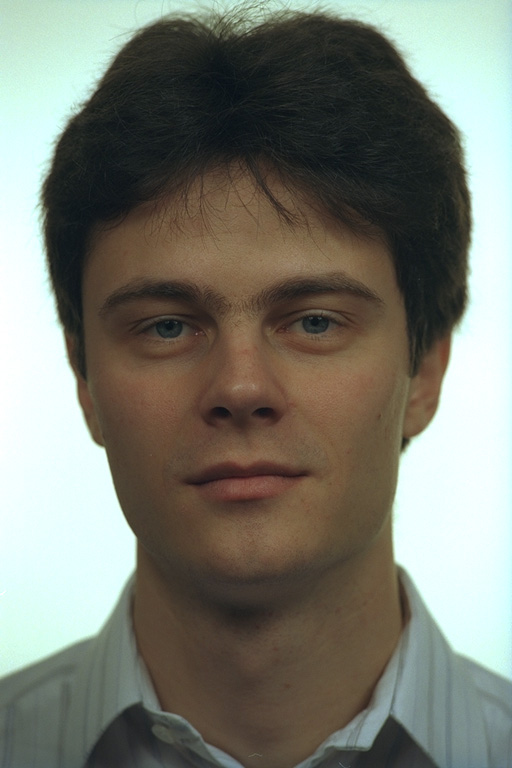
#> input picture 1/data/Images/Original Images/img_001.jpg, 512 x 768 px
$ jupyter execute Task1.ipynb
#> lines starting #> are read from the running program, lines starting #| are printed output that depends on the picture
[cell 1]
from collections import Counter
import numpy as np
import cv2
from matplotlib import pyplot as plt
import os

[cell 2]
pwd=os.getcwd()
img_path = pwd+ "/data/Images/Original Images/img_001.jpg"
img = cv2.imread(img_path, 1)
#> img is the input picture: shape (768, 512, 3); mean B, G, R 112.2, 122.3, 121.1

blue, green, red = cv2.split(img)
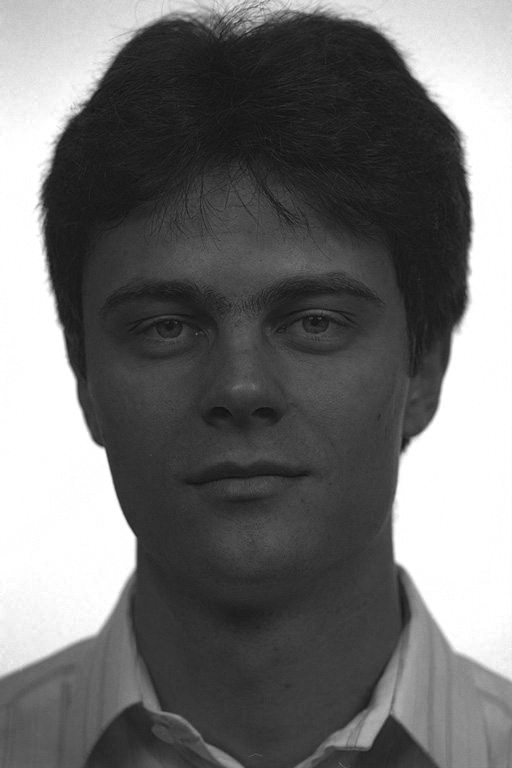
#> blue: shape (768, 512); min 15, max 255, mean 112.2
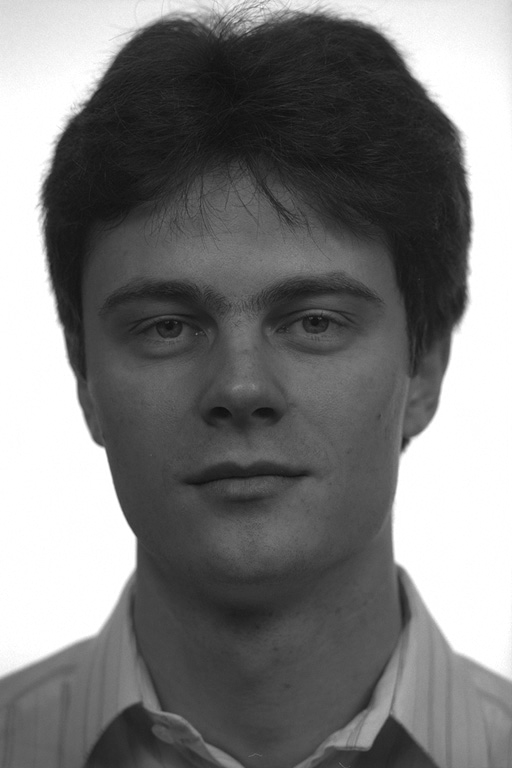
#> green: shape (768, 512); min 14, max 255, mean 122.3
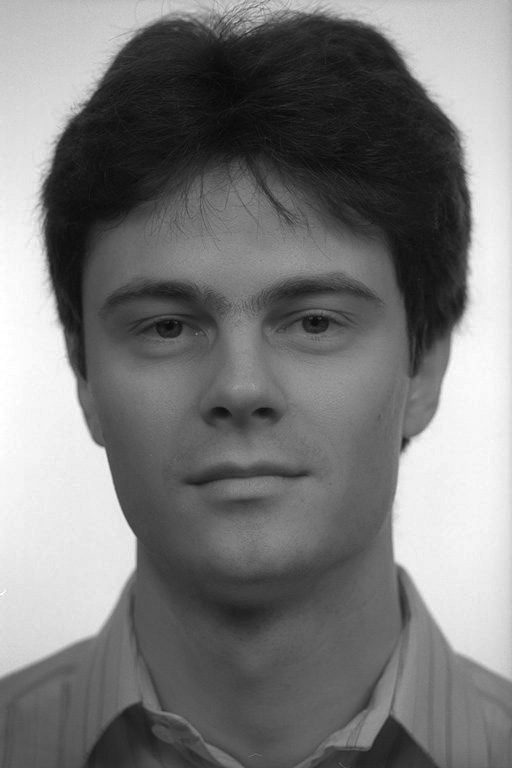
#> red: shape (768, 512); min 7, max 255, mean 121.1

[cell 3]
# Convert BGR image into RGB
def bgr2rgb(img):
    return cv2.cvtColor(img, cv2.COLOR_BGR2RGB)

def normalize(seq, input_start, input_end, output_start, output_end):
    factor = (output_end - output_start) / (input_end - input_start)
    return (output_start + factor * (seq - input_start)).astype(np.uint8)

[cell 4]
layout = (2, 3)
plt.subplot2grid(layout, (0, 1), colspan=1)
plt.imshow(bgr2rgb(img)), plt.title("Original")
plt.subplot2grid(layout, (1, 0))
plt.imshow(blue), plt.title("Blue")
plt.colorbar()
plt.subplot2grid(layout, (1, 1))
plt.imshow(green), plt.title("Green")
plt.colorbar()
plt.subplot2grid(layout, (1, 2))
plt.imshow(red), plt.title("Red")
plt.colorbar()
plt.savefig("T1-Plots/RGB_Plots.png")
plt.show()

[cell 5]
# Convert BGR image into HSV
hsv_img = cv2.cvtColor(img, cv2.COLOR_BGR2HSV)
#> hsv_img: shape (768, 512, 3); mean H, S, V 52.4, 60.1, 130.4
# Split HSV  into its channels
h, s, v = cv2.split(hsv_img)
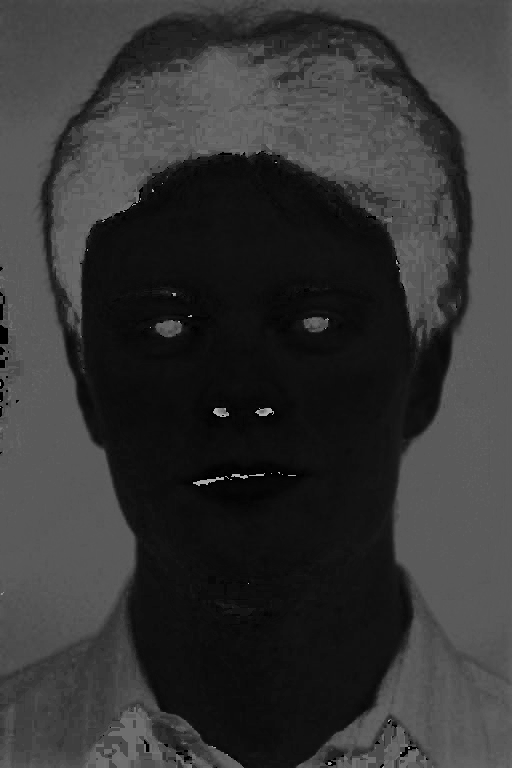
#> h: shape (768, 512); min 0, max 179, mean 52.4
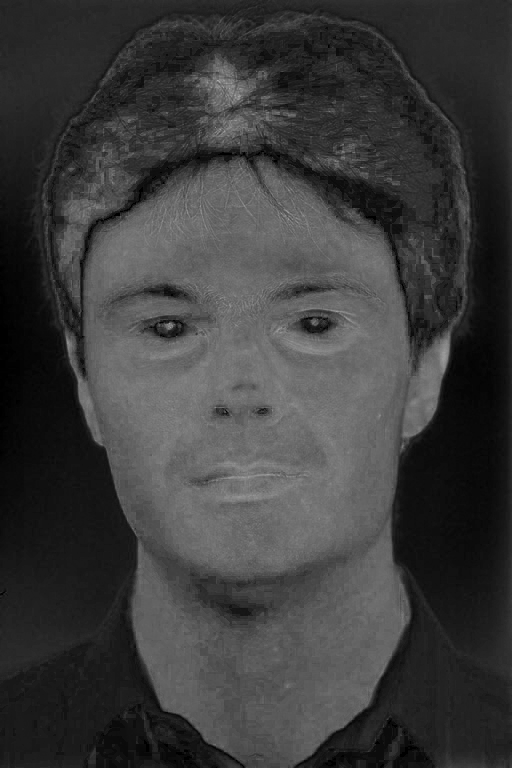
#> s: shape (768, 512); min 0, max 174, mean 60.1
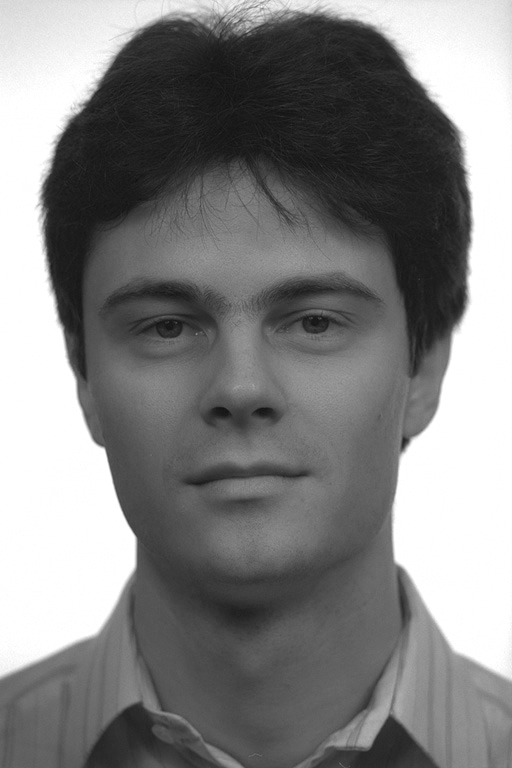
#> v: shape (768, 512); min 17, max 255, mean 130.4

[cell 6]
# Map Hue to range (0, 255)
h = normalize(h, 0, 179, 0, 255)
#> in normalize, `return (output_start + factor * (seq - input_start)).astype(np.uint8)`:
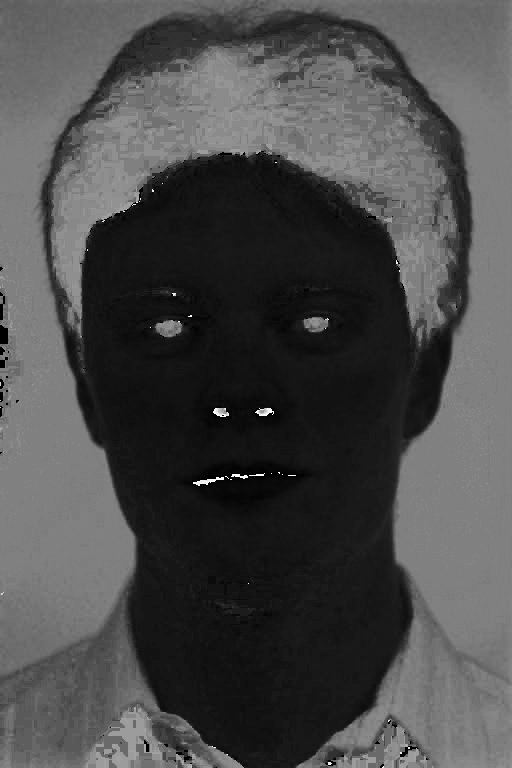
#> returned value: shape (768, 512); min 0, max 255, mean 74.1

layout = (2, 3)
plt.subplot2grid(layout, (0, 1), colspan=1)
plt.imshow(hsv_img), plt.title("HSV")
plt.subplot2grid(layout, (1, 0))
plt.imshow(h), plt.title("HUE")
plt.colorbar()
plt.subplot2grid(layout, (1, 1))
plt.imshow(s), plt.title("Saturation")
plt.colorbar()
plt.subplot2grid(layout, (1, 2))
plt.imshow(v), plt.title("Value")
plt.colorbar()
plt.savefig("T1-Plots/HSV_Plots.png")
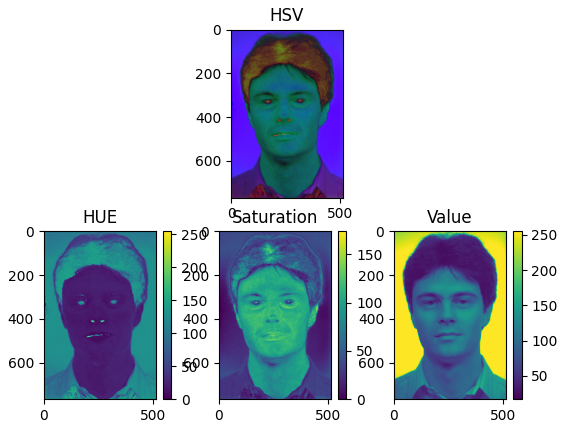
#> figure drawn by matplotlib, 7 panels
plt.show()

[cell 7]
def find_bin(num, bins):
    n_bins = len(bins) - 1
    for i in range(n_bins):
        if (num >= bins[i]) and (num < bins[i + 1]):
            return i

    return None


def bin_numbers(seq, bins):
    binnumbers = []
    for num in seq:
        bin_number = find_bin(num, bins)
        binnumbers.append(bin_number)

    return np.array(binnumbers)

def histogram(seq, n_bins=256, range=(0, 256)):
    bins = np.linspace(range[0], range[1], n_bins + 1)

    #Find indices where elements should be inserted to maintain order.
    bin_indices = np.searchsorted(bins, seq, side='left')
    hist = np.bincount(bin_indices, minlength=n_bins)

    # Return x axis  and height values to plot
    return hist, bins


def counter(seq):
    z = Counter(seq.tolist())
    hist = np.zeros(256)
    for el in z:
        hist[el] = z[el]

    bins = np.arange(0, 256)

    return hist, bins

images = {
    'RED': red,
    'GREEN': green,
    'BLUE': blue,
    'HUE': h,
    'SATURATION': s,
    'Value': v
}

[cell 8]
for title in images:
    hist_m, bins_m = histogram(images[title].ravel(), 256, [0, 256])
    plt.title(title) # + " mine")
    plt.bar(bins_m[:-1], height=hist_m)
    plt.savefig("T1-Plots/histogram_{}".format(title))
    plt.show()
    hist, bins = np.histogram(images[title].ravel(), 256, [0, 256])
    assert np.equal(hist, hist_m).all(), "My histogram function is not equal to numpy histogram"

    hist_b = np.bincount(images[title].flatten(), minlength=256)
    assert np.equal(hist, hist_b).all(), "My histogram function is not equal to bincount"
#> this loop made 6 passes
#> title on passes 1 to 6: 'RED', 'GREEN', 'BLUE', 'HUE', 'SATURATION', 'Value'
#> pass 1, `plt.savefig("T1-Plots/histogram_{}".format(title))`:
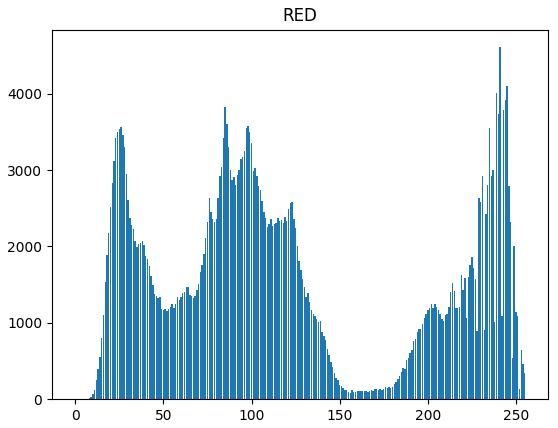
#> figure drawn by matplotlib, 1 panel; tallest bar 4610 high, from x = 240.6 to 241.4
#> pass 2, `plt.savefig("T1-Plots/histogram_{}".format(title))`:
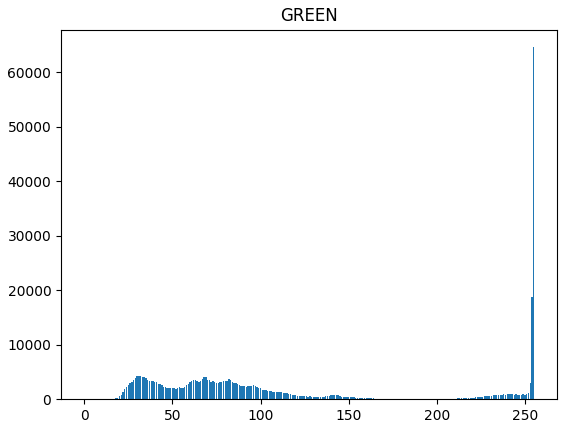
#> figure drawn by matplotlib, 1 panel; tallest bar 64606 high, from x = 254.6 to 255.4

$ run again, with 1/data/Images/Original Images/img_002.jpg copied over 1/data/Images/Original Images/img_001.jpg
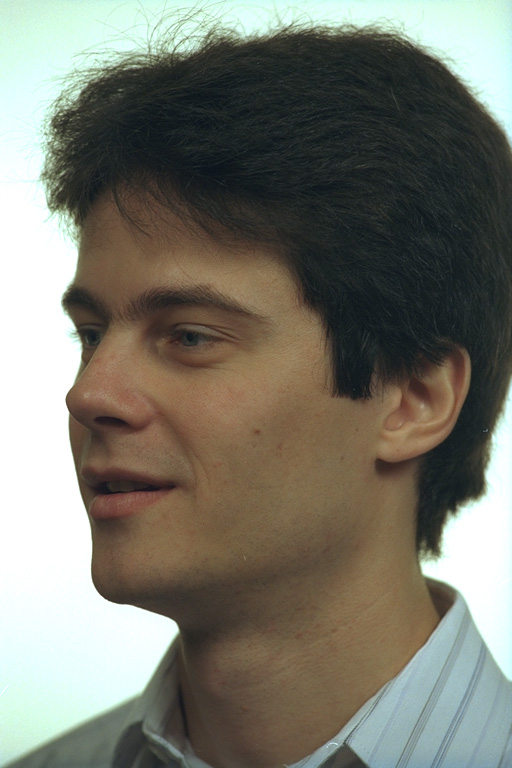
#> input picture 1/data/Images/Original Images/img_002.jpg, 512 x 768 px
#> img is the input picture: shape (768, 512, 3); mean B, G, R 109, 119.7, 120.6
#> hsv_img: shape (768, 512, 3); mean H, S, V 48.7, 60, 128.3
#> in normalize, `return (output_start + factor * (seq - input_start)).astype(np.uint8)`:
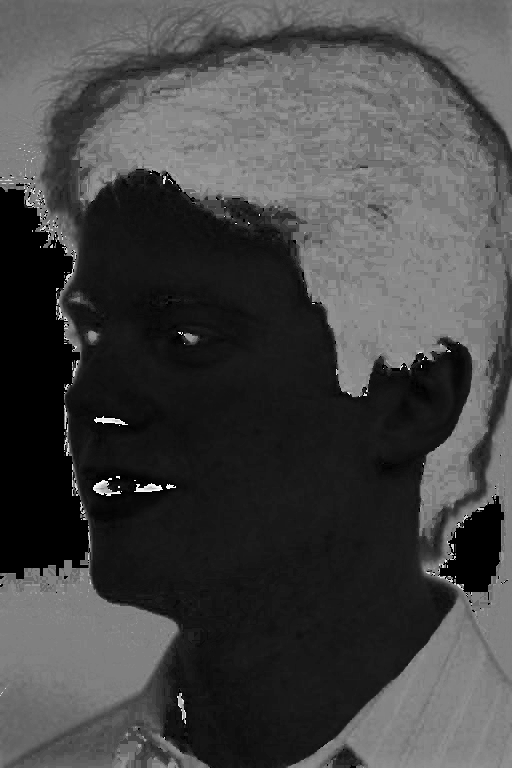
#> returned value: shape (768, 512); min 0, max 255, mean 68.8
#> the loop `for title in images:` made 6 passes
#> title on passes 1 to 6: 'RED', 'GREEN', 'BLUE', 'HUE', 'SATURATION', 'Value'
#> pass 2, `plt.savefig("T1-Plots/histogram_{}".format(title))`:
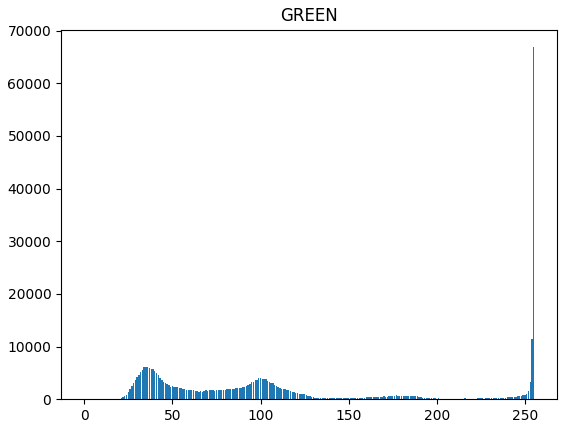
#> figure drawn by matplotlib, 1 panel; tallest bar 66854 high, from x = 254.6 to 255.4

$ run again, with 1/data/Images/Original Images/img_003.jpg copied over 1/data/Images/Original Images/img_001.jpg
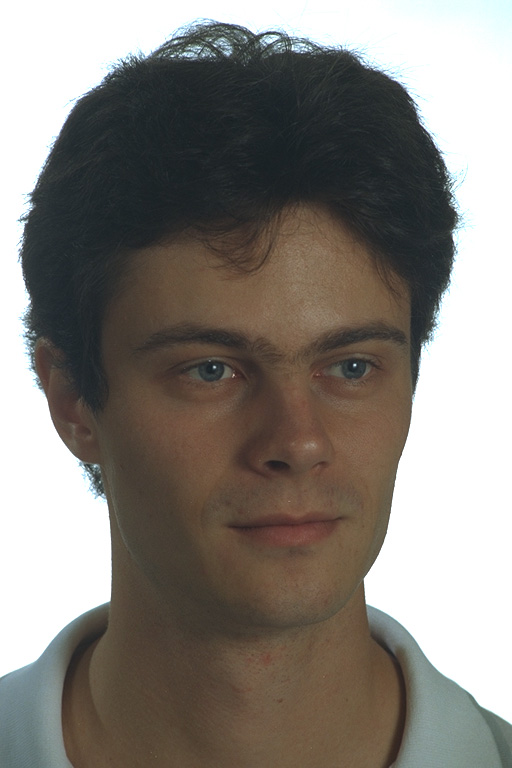
#> input picture 1/data/Images/Original Images/img_003.jpg, 512 x 768 px
#> img is the input picture: shape (768, 512, 3); mean B, G, R 122.8, 128.8, 133.7
#> hsv_img: shape (768, 512, 3); mean H, S, V 35.4, 49.5, 137.1
#> the loop `for title in images:` made 6 passes
#> title on passes 1 to 6: 'RED', 'GREEN', 'BLUE', 'HUE', 'SATURATION', 'Value'
#> pass 1, `plt.savefig("T1-Plots/histogram_{}".format(title))`:
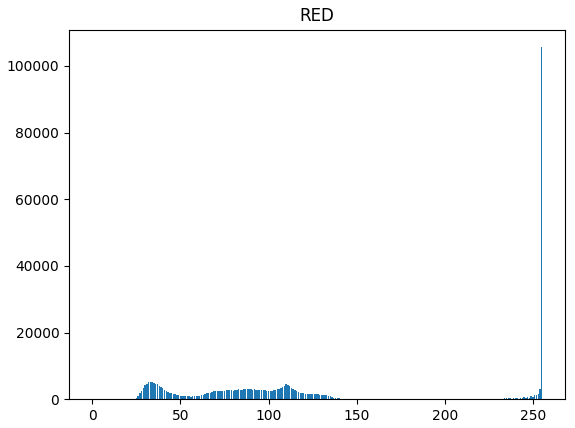
#> figure drawn by matplotlib, 1 panel; tallest bar 105612 high, from x = 254.6 to 255.4
